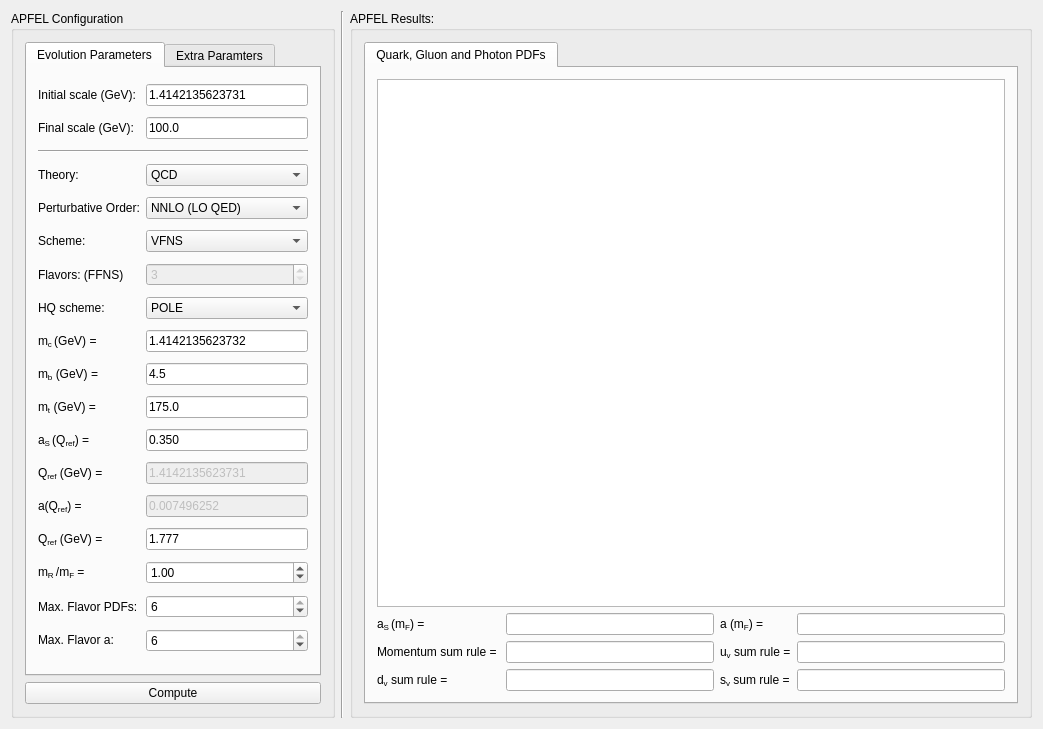
<?xml version="1.0" encoding="UTF-8"?>
<ui version="4.0">
 <class>MainWindow</class>
 <widget class="QMainWindow" name="MainWindow">
  <property name="geometry">
   <rect>
    <x>0</x>
    <y>0</y>
    <width>1043</width>
    <height>729</height>
   </rect>
  </property>
  <property name="sizePolicy">
   <sizepolicy hsizetype="Fixed" vsizetype="Fixed">
    <horstretch>0</horstretch>
    <verstretch>0</verstretch>
   </sizepolicy>
  </property>
  <property name="windowTitle">
   <string>APFEL GUI</string>
  </property>
  <widget class="QWidget" name="centralWidget">
   <layout class="QGridLayout" name="gridLayout_4">
    <item row="0" column="1">
     <widget class="Line" name="line">
      <property name="orientation">
       <enum>Qt::Vertical</enum>
      </property>
     </widget>
    </item>
    <item row="0" column="2">
     <widget class="QGroupBox" name="groupBox_2">
      <property name="title">
       <string>APFEL Results:</string>
      </property>
      <layout class="QGridLayout" name="gridLayout_2">
       <item row="0" column="0" colspan="2">
        <widget class="QTabWidget" name="tabWidget">
         <property name="minimumSize">
          <size>
           <width>650</width>
           <height>400</height>
          </size>
         </property>
         <property name="currentIndex">
          <number>0</number>
         </property>
         <widget class="QWidget" name="tab">
          <attribute name="title">
           <string>Quark, Gluon and Photon PDFs</string>
          </attribute>
          <layout class="QGridLayout" name="gridLayout_3">
           <item row="1" column="0">
            <widget class="QLabel" name="label_10">
             <property name="text">
              <string>&lt;html&gt;&lt;head/&gt;&lt;body&gt;&lt;p&gt;&lt;span style=&quot; font-family:'Symbol';&quot;&gt;a&lt;/span&gt;&lt;span style=&quot; vertical-align:sub;&quot;&gt;S &lt;/span&gt;(&lt;span style=&quot; font-family:'Symbol';&quot;&gt;m&lt;/span&gt;&lt;span style=&quot; vertical-align:sub;&quot;&gt;F&lt;/span&gt;) =&lt;/p&gt;&lt;/body&gt;&lt;/html&gt;</string>
             </property>
            </widget>
           </item>
           <item row="1" column="1">
            <widget class="QLineEdit" name="lineEdit_3">
             <property name="readOnly">
              <bool>true</bool>
             </property>
            </widget>
           </item>
           <item row="1" column="2">
            <widget class="QLabel" name="label_11">
             <property name="text">
              <string>&lt;html&gt;&lt;head/&gt;&lt;body&gt;&lt;p&gt;&lt;span style=&quot; font-family:'Symbol';&quot;&gt;a &lt;/span&gt;(&lt;span style=&quot; font-family:'Symbol';&quot;&gt;m&lt;/span&gt;&lt;span style=&quot; vertical-align:sub;&quot;&gt;F&lt;/span&gt;) =&lt;/p&gt;&lt;/body&gt;&lt;/html&gt;</string>
             </property>
            </widget>
           </item>
           <item row="1" column="3">
            <widget class="QLineEdit" name="lineEdit_4">
             <property name="readOnly">
              <bool>true</bool>
             </property>
            </widget>
           </item>
           <item row="2" column="0">
            <widget class="QLabel" name="label_12">
             <property name="text">
              <string>&lt;html&gt;&lt;head/&gt;&lt;body&gt;&lt;p&gt;Momentum sum rule = &lt;/p&gt;&lt;/body&gt;&lt;/html&gt;</string>
             </property>
            </widget>
           </item>
           <item row="2" column="1">
            <widget class="QLineEdit" name="lineEdit_5">
             <property name="readOnly">
              <bool>true</bool>
             </property>
            </widget>
           </item>
           <item row="2" column="2">
            <widget class="QLabel" name="label_13">
             <property name="text">
              <string>&lt;html&gt;&lt;head/&gt;&lt;body&gt;&lt;p&gt;u&lt;span style=&quot; vertical-align:sub;&quot;&gt;v&lt;/span&gt; sum rule =&lt;/p&gt;&lt;/body&gt;&lt;/html&gt;</string>
             </property>
            </widget>
           </item>
           <item row="2" column="3">
            <widget class="QLineEdit" name="lineEdit_6">
             <property name="readOnly">
              <bool>true</bool>
             </property>
            </widget>
           </item>
           <item row="3" column="0">
            <widget class="QLabel" name="label_14">
             <property name="text">
              <string>&lt;html&gt;&lt;head/&gt;&lt;body&gt;&lt;p&gt;d&lt;span style=&quot; vertical-align:sub;&quot;&gt;v&lt;/span&gt; sum rule =&lt;/p&gt;&lt;/body&gt;&lt;/html&gt;</string>
             </property>
            </widget>
           </item>
           <item row="3" column="1">
            <widget class="QLineEdit" name="lineEdit_7">
             <property name="readOnly">
              <bool>true</bool>
             </property>
            </widget>
           </item>
           <item row="3" column="2">
            <widget class="QLabel" name="label_15">
             <property name="text">
              <string>&lt;html&gt;&lt;head/&gt;&lt;body&gt;&lt;p&gt;s&lt;span style=&quot; vertical-align:sub;&quot;&gt;v&lt;/span&gt; sum rule =&lt;/p&gt;&lt;/body&gt;&lt;/html&gt;</string>
             </property>
            </widget>
           </item>
           <item row="3" column="3">
            <widget class="QLineEdit" name="lineEdit_8">
             <property name="readOnly">
              <bool>true</bool>
             </property>
            </widget>
           </item>
           <item row="0" column="0" colspan="4">
            <widget class="QGraphicsView" name="graphicsView">
             <property name="sizePolicy">
              <sizepolicy hsizetype="Preferred" vsizetype="Preferred">
               <horstretch>0</horstretch>
               <verstretch>0</verstretch>
              </sizepolicy>
             </property>
             <property name="minimumSize">
              <size>
               <width>628</width>
               <height>499</height>
              </size>
             </property>
            </widget>
           </item>
          </layout>
         </widget>
        </widget>
       </item>
      </layout>
     </widget>
    </item>
    <item row="0" column="0">
     <widget class="QGroupBox" name="groupBox">
      <property name="title">
       <string>APFEL Configuration</string>
      </property>
      <layout class="QGridLayout" name="gridLayout_7">
       <item row="1" column="0">
        <widget class="QPushButton" name="pushButton">
         <property name="text">
          <string>Compute</string>
         </property>
        </widget>
       </item>
       <item row="0" column="0">
        <widget class="QTabWidget" name="tabWidget_2">
         <property name="currentIndex">
          <number>0</number>
         </property>
         <widget class="QWidget" name="tab_3">
          <attribute name="title">
           <string>Evolution Parameters</string>
          </attribute>
          <layout class="QGridLayout" name="gridLayout_5">
           <item row="3" column="0">
            <widget class="QLabel" name="label_3">
             <property name="text">
              <string>Theory:</string>
             </property>
            </widget>
           </item>
           <item row="4" column="1">
            <widget class="QComboBox" name="comboBox_2">
             <property name="currentIndex">
              <number>2</number>
             </property>
             <item>
              <property name="text">
               <string>LO (LO QED)</string>
              </property>
             </item>
             <item>
              <property name="text">
               <string>NLO (LO QED)</string>
              </property>
             </item>
             <item>
              <property name="text">
               <string>NNLO (LO QED)</string>
              </property>
             </item>
            </widget>
           </item>
           <item row="8" column="0">
            <widget class="QLabel" name="label_20">
             <property name="text">
              <string>&lt;html&gt;&lt;head/&gt;&lt;body&gt;&lt;p&gt;m&lt;span style=&quot; vertical-align:sub;&quot;&gt;c &lt;/span&gt; (GeV) =&lt;/p&gt;&lt;/body&gt;&lt;/html&gt;</string>
             </property>
            </widget>
           </item>
           <item row="7" column="0">
            <widget class="QLabel" name="label_6">
             <property name="text">
              <string>HQ scheme:</string>
             </property>
            </widget>
           </item>
           <item row="9" column="0">
            <widget class="QLabel" name="label_21">
             <property name="text">
              <string>&lt;html&gt;&lt;head/&gt;&lt;body&gt;&lt;p&gt;m&lt;span style=&quot; vertical-align:sub;&quot;&gt;b&lt;/span&gt; (GeV) =&lt;/p&gt;&lt;/body&gt;&lt;/html&gt;</string>
             </property>
            </widget>
           </item>
           <item row="4" column="0">
            <widget class="QLabel" name="label_4">
             <property name="text">
              <string>Perturbative Order:</string>
             </property>
            </widget>
           </item>
           <item row="13" column="0">
            <widget class="QLabel" name="label_18">
             <property name="text">
              <string>&lt;html&gt;&lt;head/&gt;&lt;body&gt;&lt;p&gt;&lt;span style=&quot; font-family:'Symbol';&quot;&gt;a&lt;/span&gt;&lt;span style=&quot; vertical-align:sub;&quot;/&gt;(Q&lt;span style=&quot; vertical-align:sub;&quot;&gt;ref&lt;/span&gt;) =&lt;/p&gt;&lt;/body&gt;&lt;/html&gt;</string>
             </property>
            </widget>
           </item>
           <item row="14" column="0">
            <widget class="QLabel" name="label_19">
             <property name="text">
              <string>&lt;html&gt;&lt;head/&gt;&lt;body&gt;&lt;p&gt;Q&lt;span style=&quot; vertical-align:sub;&quot;&gt;ref&lt;/span&gt; (GeV) =&lt;/p&gt;&lt;/body&gt;&lt;/html&gt;</string>
             </property>
            </widget>
           </item>
           <item row="12" column="0">
            <widget class="QLabel" name="label_17">
             <property name="text">
              <string>&lt;html&gt;&lt;head/&gt;&lt;body&gt;&lt;p&gt;Q&lt;span style=&quot; vertical-align:sub;&quot;&gt;ref&lt;/span&gt; (GeV) =&lt;/p&gt;&lt;/body&gt;&lt;/html&gt;</string>
             </property>
            </widget>
           </item>
           <item row="7" column="1">
            <widget class="QComboBox" name="comboBox_4">
             <property name="enabled">
              <bool>true</bool>
             </property>
             <item>
              <property name="text">
               <string>POLE</string>
              </property>
             </item>
             <item>
              <property name="text">
               <string>MSbar</string>
              </property>
             </item>
            </widget>
           </item>
           <item row="16" column="1">
            <widget class="QSpinBox" name="spinBox_2">
             <property name="minimum">
              <number>3</number>
             </property>
             <property name="maximum">
              <number>6</number>
             </property>
             <property name="value">
              <number>6</number>
             </property>
            </widget>
           </item>
           <item row="5" column="0">
            <widget class="QLabel" name="label_5">
             <property name="text">
              <string>Scheme:</string>
             </property>
            </widget>
           </item>
           <item row="3" column="1">
            <widget class="QComboBox" name="comboBox">
             <item>
              <property name="text">
               <string>QCD</string>
              </property>
             </item>
             <item>
              <property name="text">
               <string>QED</string>
              </property>
             </item>
             <item>
              <property name="text">
               <string>QECDP</string>
              </property>
             </item>
             <item>
              <property name="text">
               <string>QCEDP</string>
              </property>
             </item>
             <item>
              <property name="text">
               <string>QavDP</string>
              </property>
             </item>
             <item>
              <property name="text">
               <string>QECDS</string>
              </property>
             </item>
             <item>
              <property name="text">
               <string>QCEDS</string>
              </property>
             </item>
             <item>
              <property name="text">
               <string>QavDS</string>
              </property>
             </item>
            </widget>
           </item>
           <item row="2" column="0" colspan="2">
            <widget class="Line" name="line_2">
             <property name="orientation">
              <enum>Qt::Horizontal</enum>
             </property>
            </widget>
           </item>
           <item row="17" column="0">
            <widget class="QLabel" name="label_25">
             <property name="text">
              <string>&lt;html&gt;&lt;head/&gt;&lt;body&gt;&lt;p&gt;Max. Flavor &lt;span style=&quot; font-family:'Symbol';&quot;&gt;a:&lt;/span&gt;&lt;/p&gt;&lt;/body&gt;&lt;/html&gt;</string>
             </property>
            </widget>
           </item>
           <item row="17" column="1">
            <widget class="QSpinBox" name="spinBox_3">
             <property name="minimum">
              <number>3</number>
             </property>
             <property name="maximum">
              <number>6</number>
             </property>
             <property name="value">
              <number>6</number>
             </property>
            </widget>
           </item>
           <item row="0" column="0">
            <widget class="QLabel" name="label">
             <property name="text">
              <string>Initial scale (GeV):</string>
             </property>
            </widget>
           </item>
           <item row="15" column="0">
            <widget class="QLabel" name="label_23">
             <property name="text">
              <string>&lt;html&gt;&lt;head/&gt;&lt;body&gt;&lt;p&gt;&lt;span style=&quot; font-family:'Symbol';&quot;&gt;m&lt;/span&gt;&lt;span style=&quot; vertical-align:sub;&quot;&gt;R &lt;/span&gt;/&lt;span style=&quot; vertical-align:sub;&quot;/&gt;&lt;span style=&quot; font-family:'Symbol';&quot;&gt;m&lt;/span&gt;&lt;span style=&quot; vertical-align:sub;&quot;&gt;F&lt;/span&gt; =&lt;/p&gt;&lt;/body&gt;&lt;/html&gt;</string>
             </property>
            </widget>
           </item>
           <item row="15" column="1">
            <widget class="QDoubleSpinBox" name="doubleSpinBox_10">
             <property name="value">
              <double>1.000000000000000</double>
             </property>
            </widget>
           </item>
           <item row="6" column="0">
            <widget class="QLabel" name="label_9">
             <property name="text">
              <string>Flavors: (FFNS)</string>
             </property>
            </widget>
           </item>
           <item row="16" column="0">
            <widget class="QLabel" name="label_24">
             <property name="text">
              <string>Max. Flavor PDFs:</string>
             </property>
            </widget>
           </item>
           <item row="10" column="0">
            <widget class="QLabel" name="label_22">
             <property name="text">
              <string>&lt;html&gt;&lt;head/&gt;&lt;body&gt;&lt;p&gt;m&lt;span style=&quot; vertical-align:sub;&quot;&gt;t&lt;/span&gt; (GeV) =&lt;/p&gt;&lt;/body&gt;&lt;/html&gt;</string>
             </property>
            </widget>
           </item>
           <item row="1" column="0">
            <widget class="QLabel" name="label_2">
             <property name="text">
              <string>Final scale (GeV):</string>
             </property>
            </widget>
           </item>
           <item row="11" column="0">
            <widget class="QLabel" name="label_16">
             <property name="text">
              <string>&lt;html&gt;&lt;head/&gt;&lt;body&gt;&lt;p&gt;&lt;span style=&quot; font-family:'Symbol';&quot;&gt;a&lt;/span&gt;&lt;span style=&quot; vertical-align:sub;&quot;&gt;S &lt;/span&gt;(Q&lt;span style=&quot; vertical-align:sub;&quot;&gt;ref&lt;/span&gt;) =&lt;/p&gt;&lt;/body&gt;&lt;/html&gt;</string>
             </property>
            </widget>
           </item>
           <item row="6" column="1">
            <widget class="QSpinBox" name="spinBox">
             <property name="enabled">
              <bool>false</bool>
             </property>
             <property name="minimum">
              <number>3</number>
             </property>
             <property name="maximum">
              <number>6</number>
             </property>
            </widget>
           </item>
           <item row="5" column="1">
            <widget class="QComboBox" name="comboBox_3">
             <item>
              <property name="text">
               <string>VFNS</string>
              </property>
             </item>
             <item>
              <property name="text">
               <string>FFNS</string>
              </property>
             </item>
            </widget>
           </item>
           <item row="1" column="1">
            <widget class="QLineEdit" name="lineEdit_9">
             <property name="text">
              <string>100.0</string>
             </property>
            </widget>
           </item>
           <item row="0" column="1">
            <widget class="QLineEdit" name="lineEdit_2">
             <property name="text">
              <string>1.4142135623731</string>
             </property>
            </widget>
           </item>
           <item row="8" column="1">
            <widget class="QLineEdit" name="lineEdit_10">
             <property name="text">
              <string>1.4142135623732</string>
             </property>
            </widget>
           </item>
           <item row="9" column="1">
            <widget class="QLineEdit" name="lineEdit_11">
             <property name="text">
              <string>4.5</string>
             </property>
            </widget>
           </item>
           <item row="10" column="1">
            <widget class="QLineEdit" name="lineEdit_12">
             <property name="text">
              <string>175.0</string>
             </property>
            </widget>
           </item>
           <item row="11" column="1">
            <widget class="QLineEdit" name="lineEdit_13">
             <property name="text">
              <string>0.350</string>
             </property>
            </widget>
           </item>
           <item row="12" column="1">
            <widget class="QLineEdit" name="lineEdit_14">
             <property name="enabled">
              <bool>false</bool>
             </property>
             <property name="text">
              <string>1.4142135623731</string>
             </property>
            </widget>
           </item>
           <item row="13" column="1">
            <widget class="QLineEdit" name="lineEdit_15">
             <property name="enabled">
              <bool>false</bool>
             </property>
             <property name="text">
              <string>0.007496252</string>
             </property>
            </widget>
           </item>
           <item row="14" column="1">
            <widget class="QLineEdit" name="lineEdit_16">
             <property name="text">
              <string>1.777</string>
             </property>
            </widget>
           </item>
          </layout>
         </widget>
         <widget class="QWidget" name="tab_4">
          <attribute name="title">
           <string>Extra Paramters</string>
          </attribute>
          <layout class="QGridLayout" name="gridLayout_6">
           <item row="2" column="0" colspan="2">
            <widget class="Line" name="line_3">
             <property name="orientation">
              <enum>Qt::Horizontal</enum>
             </property>
            </widget>
           </item>
           <item row="1" column="1">
            <widget class="QSpinBox" name="spinBox_4">
             <property name="maximum">
              <number>1000</number>
             </property>
            </widget>
           </item>
           <item row="1" column="0">
            <widget class="QLabel" name="label_26">
             <property name="text">
              <string>Replica:</string>
             </property>
            </widget>
           </item>
           <item row="0" column="0">
            <widget class="QLabel" name="label_7">
             <property name="text">
              <string>Input LHgrid:</string>
             </property>
            </widget>
           </item>
           <item row="0" column="1">
            <widget class="QLineEdit" name="lineEdit">
             <property name="toolTip">
              <string>&lt;html&gt;&lt;head/&gt;&lt;body&gt;&lt;p&gt;Use ToyLH for internal PDFs. Use the .LHgrid prefix for LHAPDF sets.&lt;/p&gt;&lt;/body&gt;&lt;/html&gt;</string>
             </property>
             <property name="text">
              <string>ToyLH</string>
             </property>
            </widget>
           </item>
           <item row="3" column="0">
            <spacer name="verticalSpacer">
             <property name="orientation">
              <enum>Qt::Vertical</enum>
             </property>
             <property name="sizeHint" stdset="0">
              <size>
               <width>20</width>
               <height>40</height>
              </size>
             </property>
            </spacer>
           </item>
          </layout>
         </widget>
        </widget>
       </item>
      </layout>
     </widget>
    </item>
   </layout>
   <zorder>groupBox</zorder>
   <zorder>groupBox_2</zorder>
   <zorder>line</zorder>
  </widget>
  <widget class="QMenuBar" name="menuBar">
   <property name="geometry">
    <rect>
     <x>0</x>
     <y>0</y>
     <width>1043</width>
     <height>25</height>
    </rect>
   </property>
  </widget>
 </widget>
 <layoutdefault spacing="6" margin="11"/>
 <resources/>
 <connections/>
</ui>
